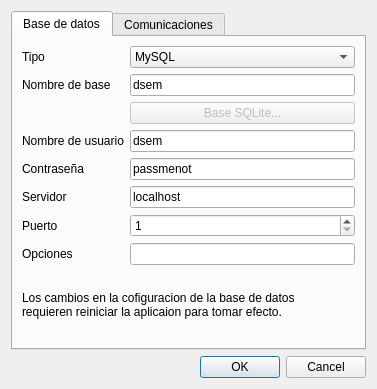
<ui version="4.0" >
 <class>Dialog</class>
 <widget class="QDialog" name="Dialog" >
  <property name="geometry" >
   <rect>
    <x>0</x>
    <y>0</y>
    <width>377</width>
    <height>389</height>
   </rect>
  </property>
  <property name="windowTitle" >
   <string>Config SCADA</string>
  </property>
  <layout class="QVBoxLayout" name="verticalLayout_2" >
   <item>
    <widget class="QTabWidget" name="tabWidget" >
     <property name="currentIndex" >
      <number>0</number>
     </property>
     <widget class="QWidget" name="tabDB" >
      <attribute name="title" >
       <string>Base de datos</string>
      </attribute>
      <layout class="QVBoxLayout" name="verticalLayout" >
       <item>
        <layout class="QFormLayout" name="formLayout" >
         <property name="fieldGrowthPolicy" >
          <enum>QFormLayout::AllNonFixedFieldsGrow</enum>
         </property>
         <item row="0" column="0" >
          <widget class="QLabel" name="label" >
           <property name="text" >
            <string>Tipo</string>
           </property>
          </widget>
         </item>
         <item row="0" column="1" >
          <widget class="QComboBox" name="comboDBType" >
           <item>
            <property name="text" >
             <string>MySQL</string>
            </property>
           </item>
           <item>
            <property name="text" >
             <string>SQLite (interna)</string>
            </property>
           </item>
           <item>
            <property name="text" >
             <string>MS SQL Server</string>
            </property>
           </item>
           <item>
            <property name="text" >
             <string>Postgres</string>
            </property>
           </item>
           <item>
            <property name="text" >
             <string>Oracle</string>
            </property>
           </item>
          </widget>
         </item>
         <item row="1" column="0" >
          <widget class="QLabel" name="label_2" >
           <property name="toolTip" >
            <string>Nombre de la base de datos o esquema (Schema).
En SQLite es el nombre del archivo.</string>
           </property>
           <property name="text" >
            <string>Nombre de base</string>
           </property>
          </widget>
         </item>
         <item row="1" column="1" >
          <widget class="QLineEdit" name="lineDBName" >
           <property name="text" >
            <string>dsem</string>
           </property>
          </widget>
         </item>
         <item row="2" column="1" >
          <widget class="QPushBtnEnabler" name="pushBrowse" >
           <property name="enabled" >
            <bool>false</bool>
           </property>
           <property name="text" >
            <string>Base SQLite...</string>
           </property>
           <property name="icon" >
            <iconset resource="../../data.qrc" >
             <normaloff>:/icons/res/document-open.png</normaloff>:/icons/res/document-open.png</iconset>
           </property>
          </widget>
         </item>
         <item row="3" column="0" >
          <widget class="QLabel" name="labelUser" >
           <property name="text" >
            <string>Nombre de usuario</string>
           </property>
          </widget>
         </item>
         <item row="3" column="1" >
          <widget class="QLineEdit" name="lineUser" >
           <property name="text" >
            <string>dsem</string>
           </property>
          </widget>
         </item>
         <item row="4" column="0" >
          <widget class="QLabel" name="labelPass" >
           <property name="text" >
            <string>Contraseña</string>
           </property>
          </widget>
         </item>
         <item row="4" column="1" >
          <widget class="QLineEdit" name="linePass" >
           <property name="text" >
            <string>passmenot</string>
           </property>
          </widget>
         </item>
         <item row="5" column="0" >
          <widget class="QLabel" name="labelServer" >
           <property name="text" >
            <string>Servidor</string>
           </property>
          </widget>
         </item>
         <item row="5" column="1" >
          <widget class="QLineEdit" name="lineServer" >
           <property name="text" >
            <string>localhost</string>
           </property>
          </widget>
         </item>
         <item row="6" column="0" >
          <widget class="QLabel" name="labelPort" >
           <property name="text" >
            <string>Puerto</string>
           </property>
          </widget>
         </item>
         <item row="6" column="1" >
          <widget class="QSpinBox" name="spinPort" >
           <property name="minimum" >
            <number>1</number>
           </property>
           <property name="maximum" >
            <number>65536</number>
           </property>
          </widget>
         </item>
         <item row="7" column="0" >
          <widget class="QLabel" name="labelOptions" >
           <property name="text" >
            <string>Opciones</string>
           </property>
          </widget>
         </item>
         <item row="7" column="1" >
          <widget class="QLineEdit" name="lineOptions" />
         </item>
        </layout>
       </item>
       <item>
        <widget class="QLabel" name="label_3" >
         <property name="text" >
          <string>Los cambios en la cofiguracion de la base de datos
requieren reiniciar la aplicaion para tomar efecto.</string>
         </property>
        </widget>
       </item>
      </layout>
     </widget>
     <widget class="QWidget" name="tabCom" >
      <attribute name="title" >
       <string>Comunicaciones</string>
      </attribute>
      <layout class="QFormLayout" name="formLayout_2" >
       <item row="0" column="0" >
        <widget class="QLabel" name="label_9" >
         <property name="text" >
          <string>Puerto de comunicaciones con el campo:</string>
         </property>
        </widget>
       </item>
       <item row="0" column="1" >
        <widget class="QSpinBox" name="spinPicnetTcpPort" >
         <property name="minimum" >
          <number>1</number>
         </property>
         <property name="maximum" >
          <number>65364</number>
         </property>
         <property name="value" >
          <number>9761</number>
         </property>
        </widget>
       </item>
      </layout>
     </widget>
    </widget>
   </item>
   <item>
    <widget class="QDialogButtonBox" name="buttonBox" >
     <property name="orientation" >
      <enum>Qt::Horizontal</enum>
     </property>
     <property name="standardButtons" >
      <set>QDialogButtonBox::Cancel|QDialogButtonBox::Ok</set>
     </property>
    </widget>
   </item>
  </layout>
 </widget>
 <customwidgets>
  <customwidget>
   <class>QPushBtnEnabler</class>
   <extends>QPushButton</extends>
   <header>customwidgets</header>
  </customwidget>
 </customwidgets>
 <resources>
  <include location="../../data.qrc" />
 </resources>
 <connections>
  <connection>
   <sender>buttonBox</sender>
   <signal>accepted()</signal>
   <receiver>Dialog</receiver>
   <slot>accept()</slot>
   <hints>
    <hint type="sourcelabel" >
     <x>227</x>
     <y>351</y>
    </hint>
    <hint type="destinationlabel" >
     <x>157</x>
     <y>274</y>
    </hint>
   </hints>
  </connection>
  <connection>
   <sender>buttonBox</sender>
   <signal>rejected()</signal>
   <receiver>Dialog</receiver>
   <slot>reject()</slot>
   <hints>
    <hint type="sourcelabel" >
     <x>295</x>
     <y>351</y>
    </hint>
    <hint type="destinationlabel" >
     <x>286</x>
     <y>274</y>
    </hint>
   </hints>
  </connection>
 </connections>
</ui>
